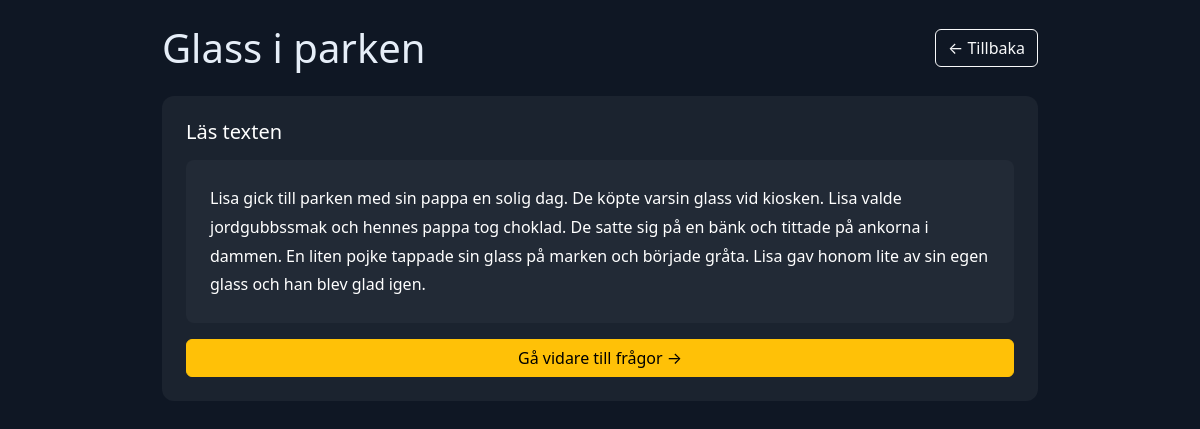
Page /exercises/play.php?exercise_id=5 (signed in) on the committed database.
### tables this page shows
CREATE TABLE `exercises` (
  `id` int(11) NOT NULL,
  `title` varchar(255) NOT NULL,
  `difficulty` varchar(20) NOT NULL DEFAULT 'easy',
  `min_level` int(11) NOT NULL DEFAULT 1,
  `created_at` timestamp NOT NULL DEFAULT current_timestamp()
);

CREATE TABLE `exercise_passages` (
  `id` int(11) NOT NULL,
  `exercise_id` int(11) NOT NULL,
  `content` longtext NOT NULL
);

### exercises/play.php (the view, shortened to what this page needs)
<?php
require_once __DIR__ . '/../config.php';
$exerciseId = isset($_GET['exercise_id']) ? (int)$_GET['exercise_id'] : 0;
$stm = $pdo->prepare("SELECT * FROM exercises WHERE id=?");
$stm->execute([$exerciseId]);
$exercise = $stm->fetch(PDO::FETCH_ASSOC);
$passageStmt = $pdo->prepare("SELECT * FROM exercise_passages WHERE exercise_id=?");
$passageStmt->execute([$exerciseId]);
$passage = $passageStmt->fetch(PDO::FETCH_ASSOC);
?>
<!doctype html>
<html lang="sv">
<head>
<link href="https://cdn.jsdelivr.net/npm/bootstrap@5.3.0/dist/css/bootstrap.min.css" rel="stylesheet">
</head>
<body>
<div class="container py-4">
  <div class="d-flex justify-content-between align-items-center mb-4 flex-wrap gap-2">
    <h1 class="mb-0"><?php echo htmlspecialchars($exercise['title']); ?></h1>
    <a href="../exercises/entrance.php" class="btn btn-outline-light">← Tillbaka</a>
  </div>
  <div id="stage" class="card p-4">
    <div id="passageArea">
      <h5 class="mb-3">Läs texten</h5>
      <div id="passageContent"><?php echo htmlspecialchars($passage['content'] ?? ''); ?></div>
      <button id="startBtn" class="btn btn-warning mt-3 w-100">Gå vidare till frågor →</button>
    </div>
  </div>
</div>
</body>
</html>

### exercises/play.php (style rules this page uses)
* { box-sizing: border-box; }
body { background: #0f1724; color: #e6eef8; min-height: 100vh; }
.container { max-width: 900px; }
.card { background: rgba(255, 255, 255, 0.05); border: none; color: white; border-radius: 12px; }
#passageContent { white-space: pre-wrap; line-height: 1.8; padding: 1.5rem; background: rgba(255, 255, 255, 0.03); border-radius: 8px; max-height: 60vh; overflow-y: auto; }

### rows in the picture
exercises: title "Glass i parken"
exercise_passages: content "Lisa gick till parken med sin pappa en solig dag. De köpte varsin glass vid kiosken. Lisa valde jordgubbssmak och hennes pappa tog choklad. De satte sig på en bänk och tittade på ankorna i dammen. En liten pojke tappade sin glass på marken och började gråta. Lisa gav honom lite av sin egen glass och han blev glad igen."
